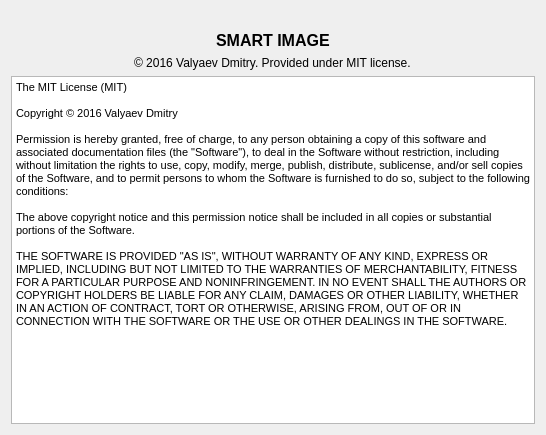
<?xml version="1.0" encoding="UTF-8"?>
<ui version="4.0">
 <class>AboutWindow</class>
 <widget class="QWidget" name="AboutWindow">
  <property name="geometry">
   <rect>
    <x>0</x>
    <y>0</y>
    <width>546</width>
    <height>435</height>
   </rect>
  </property>
  <property name="sizePolicy">
   <sizepolicy hsizetype="Fixed" vsizetype="Fixed">
    <horstretch>0</horstretch>
    <verstretch>0</verstretch>
   </sizepolicy>
  </property>
  <property name="minimumSize">
   <size>
    <width>546</width>
    <height>435</height>
   </size>
  </property>
  <property name="maximumSize">
   <size>
    <width>546</width>
    <height>16777215</height>
   </size>
  </property>
  <property name="windowTitle">
   <string>Form</string>
  </property>
  <layout class="QVBoxLayout" name="verticalLayout">
   <item alignment="Qt::AlignHCenter">
    <widget class="QLabel" name="label">
     <property name="text">
      <string/>
     </property>
     <property name="pixmap">
      <pixmap resource="placeholders.qrc">:/placeholders/logo.png</pixmap>
     </property>
     <property name="scaledContents">
      <bool>false</bool>
     </property>
    </widget>
   </item>
   <item alignment="Qt::AlignHCenter">
    <widget class="QLabel" name="label_2">
     <property name="font">
      <font>
       <pointsize>12</pointsize>
       <weight>75</weight>
       <bold>true</bold>
      </font>
     </property>
     <property name="text">
      <string>SMART IMAGE</string>
     </property>
    </widget>
   </item>
   <item alignment="Qt::AlignHCenter">
    <widget class="QLabel" name="label_3">
     <property name="text">
      <string>© 2016 Valyaev Dmitry. Provided under MIT license.</string>
     </property>
    </widget>
   </item>
   <item>
    <widget class="QTextEdit" name="textEdit">
     <property name="readOnly">
      <bool>true</bool>
     </property>
     <property name="html">
      <string>&lt;!DOCTYPE HTML PUBLIC &quot;-//W3C//DTD HTML 4.0//EN&quot; &quot;http://www.w3.org/TR/REC-html40/strict.dtd&quot;&gt;
&lt;html&gt;&lt;head&gt;&lt;meta name=&quot;qrichtext&quot; content=&quot;1&quot; /&gt;&lt;style type=&quot;text/css&quot;&gt;
p, li { white-space: pre-wrap; }
&lt;/style&gt;&lt;/head&gt;&lt;body style=&quot; font-family:'MS Shell Dlg 2'; font-size:8.25pt; font-weight:400; font-style:normal;&quot;&gt;
&lt;p style=&quot; margin-top:0px; margin-bottom:0px; margin-left:0px; margin-right:0px; -qt-block-indent:0; text-indent:0px;&quot;&gt;The MIT License (MIT)&lt;/p&gt;
&lt;p style=&quot;-qt-paragraph-type:empty; margin-top:0px; margin-bottom:0px; margin-left:0px; margin-right:0px; -qt-block-indent:0; text-indent:0px;&quot;&gt;&lt;br /&gt;&lt;/p&gt;
&lt;p style=&quot; margin-top:0px; margin-bottom:0px; margin-left:0px; margin-right:0px; -qt-block-indent:0; text-indent:0px;&quot;&gt;Copyright © 2016 Valyaev Dmitry&lt;/p&gt;
&lt;p style=&quot;-qt-paragraph-type:empty; margin-top:0px; margin-bottom:0px; margin-left:0px; margin-right:0px; -qt-block-indent:0; text-indent:0px;&quot;&gt;&lt;br /&gt;&lt;/p&gt;
&lt;p style=&quot; margin-top:0px; margin-bottom:0px; margin-left:0px; margin-right:0px; -qt-block-indent:0; text-indent:0px;&quot;&gt;Permission is hereby granted, free of charge, to any person obtaining a copy of this software and associated documentation files (the &amp;quot;Software&amp;quot;), to deal in the Software without restriction, including without limitation the rights to use, copy, modify, merge, publish, distribute, sublicense, and/or sell copies of the Software, and to permit persons to whom the Software is furnished to do so, subject to the following conditions:&lt;/p&gt;
&lt;p style=&quot;-qt-paragraph-type:empty; margin-top:0px; margin-bottom:0px; margin-left:0px; margin-right:0px; -qt-block-indent:0; text-indent:0px;&quot;&gt;&lt;br /&gt;&lt;/p&gt;
&lt;p style=&quot; margin-top:0px; margin-bottom:0px; margin-left:0px; margin-right:0px; -qt-block-indent:0; text-indent:0px;&quot;&gt;The above copyright notice and this permission notice shall be included in all copies or substantial portions of the Software.&lt;/p&gt;
&lt;p style=&quot;-qt-paragraph-type:empty; margin-top:0px; margin-bottom:0px; margin-left:0px; margin-right:0px; -qt-block-indent:0; text-indent:0px;&quot;&gt;&lt;br /&gt;&lt;/p&gt;
&lt;p style=&quot; margin-top:0px; margin-bottom:0px; margin-left:0px; margin-right:0px; -qt-block-indent:0; text-indent:0px;&quot;&gt;THE SOFTWARE IS PROVIDED &amp;quot;AS IS&amp;quot;, WITHOUT WARRANTY OF ANY KIND, EXPRESS OR IMPLIED, INCLUDING BUT NOT LIMITED TO THE WARRANTIES OF MERCHANTABILITY, FITNESS FOR A PARTICULAR PURPOSE AND NONINFRINGEMENT. IN NO EVENT SHALL THE AUTHORS OR COPYRIGHT HOLDERS BE LIABLE FOR ANY CLAIM, DAMAGES OR OTHER LIABILITY, WHETHER IN AN ACTION OF CONTRACT, TORT OR OTHERWISE, ARISING FROM, OUT OF OR IN CONNECTION WITH THE SOFTWARE OR THE USE OR OTHER DEALINGS IN THE SOFTWARE.&lt;/p&gt;&lt;/body&gt;&lt;/html&gt;</string>
     </property>
    </widget>
   </item>
  </layout>
 </widget>
 <resources>
  <include location="placeholders.qrc"/>
 </resources>
 <connections/>
</ui>
